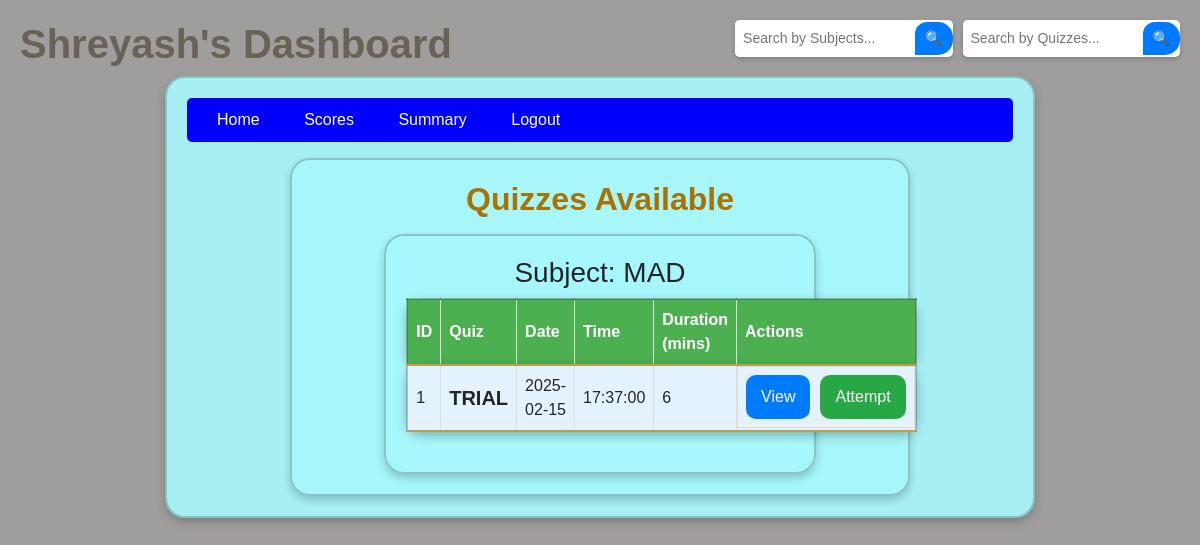
Before: /dashboard (signed in) with the older database file.
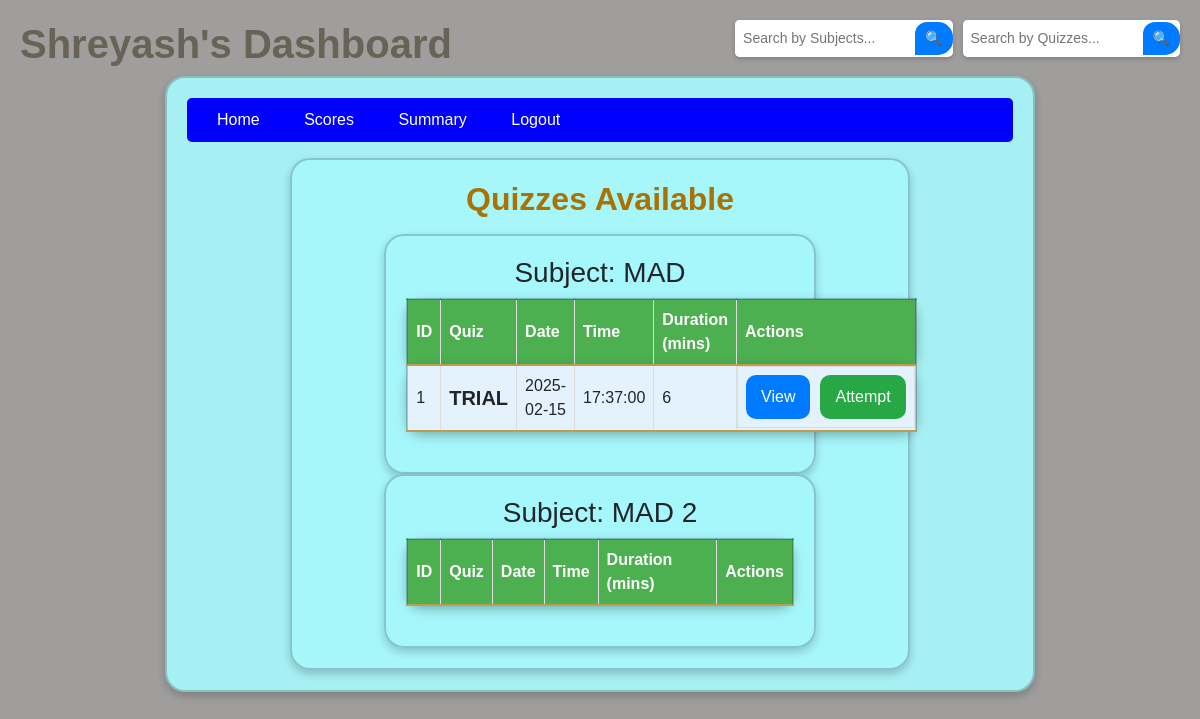
After: the same page with the newer database file.
### model/model.py (models this page shows)
class Subject(db.Model):
    __tablename__ = "subjects"
    id = db.Column(db.Integer, primary_key=True)
    name = db.Column(db.String(100), nullable=False)
    description = db.Column(db.String(700), nullable=True)
    chapters = db.relationship("Chapter", back_populates="subject", cascade="all, delete-orphan")

class Quiz(db.Model):
    __tablename__ = "quizzes"
    id = db.Column(db.Integer, primary_key=True)
    title = db.Column(db.String(100), nullable=False)
    chapter_id = db.Column(db.Integer, db.ForeignKey("chapters.id"), nullable=False)
    date = db.Column(db.Date, nullable=False)
    time = db.Column(db.Time, nullable=False)
    duration = db.Column(db.Integer, nullable=False)
    rules = db.Column(db.String(500), nullable=True)
    chapter = db.relationship("Chapter", back_populates="quizzes")
    questions = db.relationship("Question", back_populates="quiz", cascade="all, delete-orphan")
    scores = db.relationship("Score", back_populates="quiz", cascade="all, delete-orphan")
    user_responses = db.relationship("UserResponse", cascade="all, delete-orphan")

### controllers/controllers.py (the view)
@controllers.route('/dashboard')
def user_dashboard():
    if 'user_id' not in session :
        flash('Please log in to access the dashboard.')
        return redirect(url_for('controllers.login'))
    search_query = request.args.get('search_sub', '').strip()  # Get search query from URL
    if search_query:
        subjects = Subject.query.filter(Subject.name.ilike(f"%{search_query}%")).all()  # Case-insensitive search
    else:
        subjects = Subject.query.all()  # Fetch all subjects for the dashboard
    user = User.query.get(session['user_id'])
    search_query_1 = request.args.get('search_quiz', '').strip()  # Get search query from URL
    if search_query_1:
        quizzes = Quiz.query.filter(Quiz.title.ilike(f"%{search_query_1}%")).all()  # Case-insensitive search
    else:
        quizzes = Quiz.query.all()  # Fetch all quizzes
    current_time = datetime.now()
    upcoming_quizzes = [] #for now the quizzes will go away automically when the time has expired, not interfering with "if attmepted then disappear".
    for quiz in quizzes:
        if quiz.date and quiz.time:  # Ensure both date and time exist
            quiz_datetime = datetime.combine(quiz.date, quiz.time)  # Merge date and time (EXTERNAL SOURCE)
            if quiz_datetime >= current_time:  # Only show upcoming quizzes
                upcoming_quizzes.append(quiz)
    return render_template('user_dashboard.html', user=user, quizzes=upcoming_quizzes, subjects = subjects , search_query=search_query , search_query_1=search_query_1)

### templates/user_dashboard.html (shortened to what this page needs)
<!DOCTYPE html>
<html lang ="en">
<head>
    <link href="https://stackpath.bootstrapcdn.com/bootstrap/4.5.2/css/bootstrap.min.css" rel="stylesheet">
</head>
<body>
    <h1 class="welcome-text">{{ user.username }}'s Dashboard</h1>
    <div class="dashboard-container">
    <div class="nav-bar">
        <div>
            <a href="{{ url_for('controllers.user_dashboard') }}">Home</a>
            <a></a>
            <a href="{{ url_for('controllers.scores') }}">Scores</a>
            <a></a>
            <a href="#">Summary</a>
            <a></a>
            <a href="{{ url_for('controllers.logout_user') }}">Logout</a>
            <div class="search-container">
                <form method="GET" action="{{ url_for('controllers.user_dashboard') }}" class="search-form">
                    <input type="text" name="search_sub" value="{{ search_query }}" placeholder="Search by Subjects...">
                    <button type="submit">🔍</button>
                </form>
                <form method="GET" action="{{ url_for('controllers.user_dashboard') }}" class="search-form">
                    <input type="text" name="search_quiz" value="{{ search_query_1 }}" placeholder="Search by Quizzes...">
                    <button type="submit">🔍</button>
                </form>
            </div>
        </div>
    </div>
    <div class="dashboard-container">
        <h2 class='q'>Quizzes Available</h2>
            {% for sub in subjects  %}
            <div class="dashboard-container">
                <h3>Subject: {{ sub.name }} </h3>
                <table class="chapter-table">
                    <thead>
                        <tr class="quiz-box">
                            <th>ID</th>
                            <th>Quiz</th>
                            <th>Date</th>
                            <th>Time</th>
                            <th>Duration (mins)</th>
                            <th>Actions</th>
                        </tr>
                    </thead>
                    <tbody>
                        {% for quiz in quizzes %}
                        <div>
                                {% if quiz.chapter.subject.name == sub.name %}
                                    <tr class="quiz-box">
                                        <td >{{ quiz.id }}</td>
                                        <td class="quiz-title">{{ quiz.title }}</td>
                                        <td>{{ quiz.date }}</td>
                                        <td>{{ quiz.time }}</td>
                                        <td>{{ quiz.duration }}</td>
                                        <td class="buttons">
                                            <a href="{{ url_for('controllers.view_quiz', quiz_id=quiz.id) }}">
                                                <button class="btn btn-view">View</button>
                                            </a>
                                            <a href="{{ url_for('controllers.start_quiz', quiz_id=quiz.id) }}">
                                                <button class="btn btn-attempt">Attempt</button>
                                            </a>
                                        </td>
                                    </tr>
                                {% endif %}
                        </div>
                        {% endfor %}
                    </tbody>
                </table>
            </div>
            {% endfor %}
    </div>
    </div>
</body>
</html>

Changed rows visible on the page:
added Subject: name "MAD 2"
